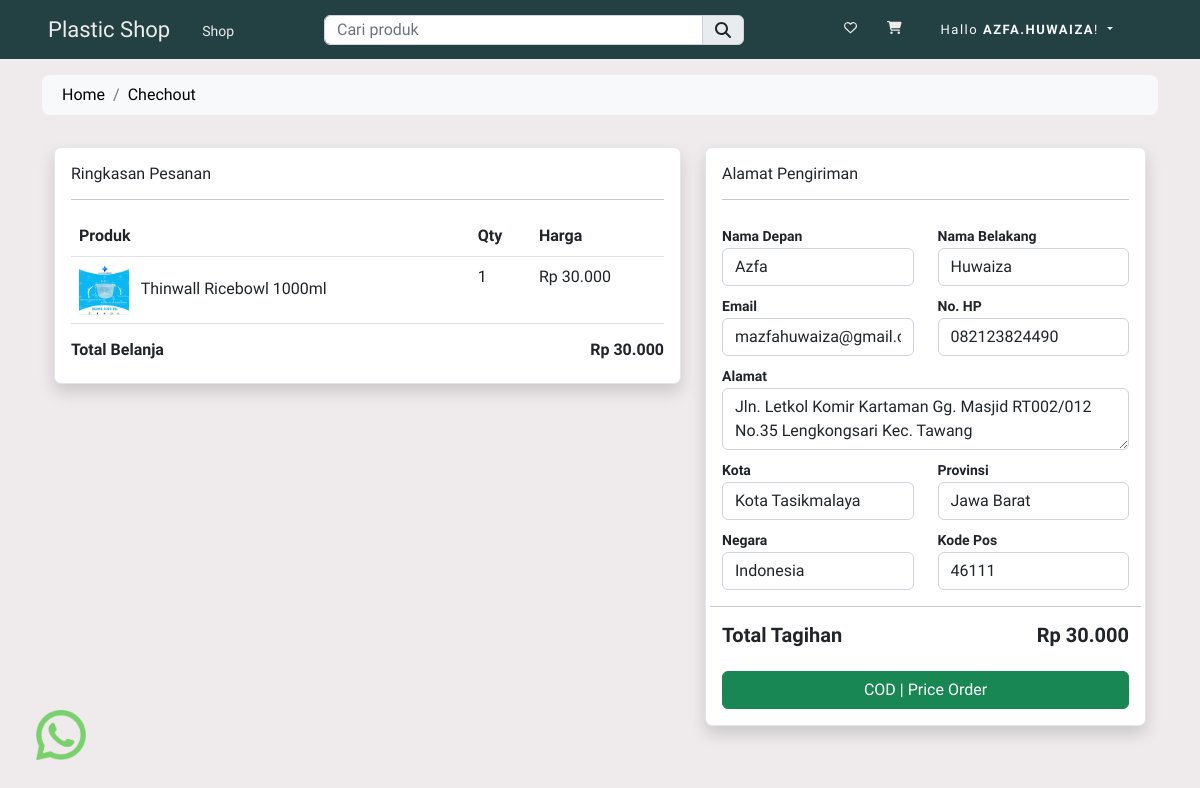
/chechout/ (signed in), run on an earlier commit of the app's database.
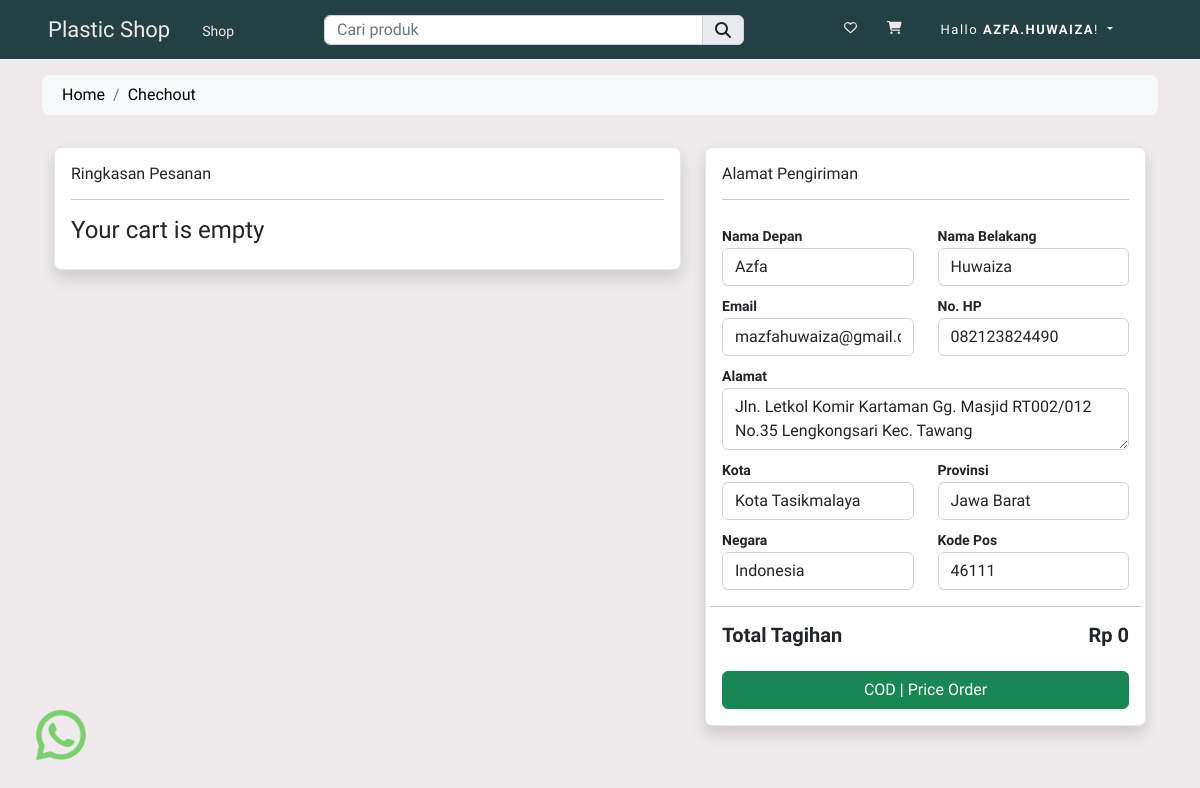
And on a later commit of the database.
### store/models.py (models this page shows, shortened)
class Cart(Model):
    user = ForeignKey(User, on_delete=CASCADE)
    product = ForeignKey(Produk, on_delete=CASCADE)
    product_qty = IntegerField(null=False, blank=False)
    create_at = DateTimeField(auto_now_add=True)

class Produk(Model):
    kategori = ForeignKey(Kategori, on_delete=CASCADE)
    slug = CharField(max_length=150, null=False, blank=False)
    name = CharField(max_length=150, null=False, blank=False)
    product_image = ImageField(
        upload_to=get_file_path, null=False, blank=False)
    small_description = CharField(max_length=250, null=False, blank=False)
    size = CharField(max_length=25, null=True, blank=True)
    kuantitas = IntegerField(null=True, blank=True)
    stok = IntegerField(null=False, blank=False)
    description = TextField(max_length=500, null=False, blank=False)
    selling_price = FloatField(null=False, blank=False)
    status = BooleanField(
        default=False, help_text="0=default, 1=Hidden")
    trending = BooleanField(
        default=False, help_text="0=default, 1=Trending")
    create_at = DateTimeField(auto_now_add=True)

### store/controller/checkout.py (the view)
# urls.py: path('chechout/', checkout.index, name="chechout"),
@login_required(login_url='loginpage')
def index(request):
    user_agent = request.META.get('HTTP_USER_AGENT', '')
    device_type = parse(user_agent)
    if device_type.is_mobile:
        if device_type.device.family == 'iPhone' or device_type.os.family == 'Android':
            template_name = 'store/mobile/checkout.html'
        else:
            template_name = 'store/mobile/checkout.html'
    elif device_type.is_tablet:
        if device_type.device.family == 'iPad' or device_type.os.family == 'Android':
            template_name = 'store/tablet/checkout.html'
        else:
            template_name = 'store/tablet/checkout.html'
    elif device_type.is_pc:
        if device_type.os.family == 'Mac OS X' or device_type.os.family == 'Windows':
            template_name = 'store/desktop/checkout.html'
        else:
            template_name = 'store/desktop/checkout.html'
    else:
        template_name = 'store/desktop/checkout.html'
    rawcart = Cart.objects.filter(user=request.user)
    for item in rawcart:
        if item.product_qty > item.product.stok:
            Cart.objects.filter(id=item.id).delete()
    cartitems = Cart.objects.filter(user=request.user)
    total_price = 0
    for item in cartitems:
        item_total_price = item.product.selling_price * item.product_qty
        total_price += item_total_price
        item.item_total_price = item_total_price
    userprofile = Profile.objects.filter(user=request.user).first()
    context = {'cartitems': cartitems,
               'total_price': total_price, 'userprofile': userprofile}
    return render(request, template_name, context)

### store/templates/store/desktop/checkout.html (shortened to what the changed rows need)
{% extends 'store/desktop/layouts/main.html' %}
{% load static %}
{% load humanize %}
{% block content %}
<div class="container py-3" style="margin-bottom: 0%;">
    <div class="container mt-3">
        <form action="{% url 'placeorder' %}" method="POST">
            <div class="row">
                <div class="col-md-7 mb-3">
                    <div class="card shadow ">
                        <div class="card-body">
                            <h6>Ringkasan Pesanan</h6>
                            <hr>
                            {% if cartitems %}
                            <table class="table table-stripeds table-bordereds">
                                <thead>
                                    <tr>
                                        <th>Produk</th>
                                        <th>Qty</th>
                                        <th>Harga</th>
                                    </tr>
                                </thead>
                                <tbody>
                                    {% for item in cartitems %}
                                    <tr>
                                        <td>
                                            <img src="{{ item.product.product_image.url }}" class="me-2" height="50px"
                                                width="50px">
                                            {{ item.product.name }}
                                        </td>
                                        <td>{{ item.product_qty }}</td>
                                        <td>
                                            Rp {{ item.item_total_price | stringformat:'d' | intcomma }}
                                        </td>
                                    </tr>
                                    {% endfor %}
                                </tbody>
                            </table>
                            <h6 class="fw-bold">Total Belanja
                                <span class="float-end">Rp {{ total_price | stringformat:'d' | intcomma }}</span>
                            </h6>
                            {% else %}
                            <h4>Your cart is empty</h4>
                            {% endif %}
                        </div>
                    </div>
                </div>
                <div class="col-md-5">
                    <div class="card shadow">
                        <div class="card-body">
                            <div class="row checkoutform">
                                <h5 class="fw-bold">Total Tagihan
                                    <span class="float-end">Rp {{ total_price | stringformat:'d' | intcomma }}</span>
                                </h5>
                            </div>
                        </div>
                    </div>
                </div>
            </div>
        </form>
    </div>
</div>
{% endblock content %}

What changed in the data, as far as the page shows it:
removed Cart: product.product_image (picture), product.name "Thinwall Ricebowl 1000ml", product_qty "1", item_total_price "30.000"
Also different on the page:
{{ total_price | stringformat:'d' | intcomma }}: "30.000" → "0"
{{ total_price | stringformat:'d' | intcomma }}: "30.000" → (not shown)
text no longer shown: "Produk Qty Harga Total Belanja Rp"
text now shown: "Your cart is empty"
